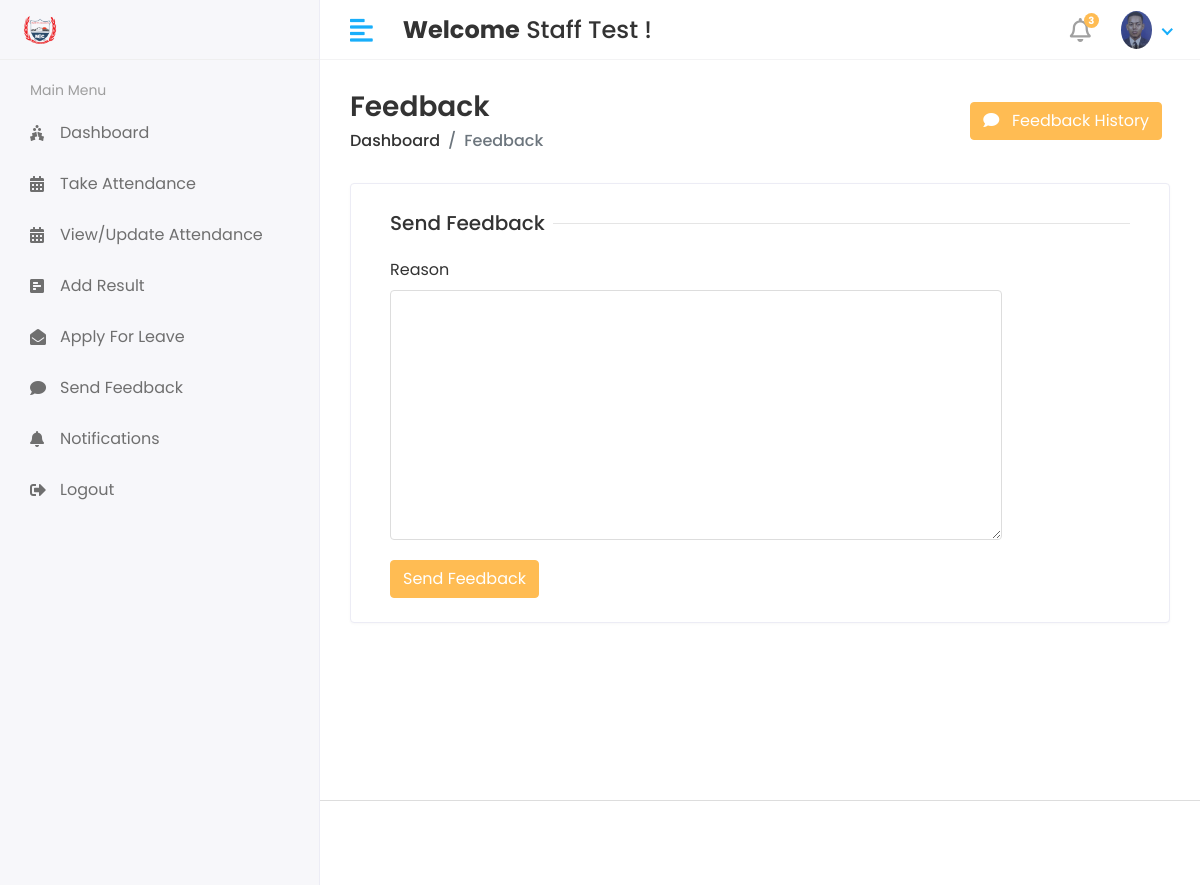
The page /staff/Feedback (signed in) on the database its author committed.
### smsapp/models.py (models this page shows)
class CustomUser(AbstractUser):
    USER = (
        (1,'HOD'),
        (2, 'STAFF'),
        (3, 'STUDENT'),
    )
    user_type = models.CharField(choices=USER, max_length=50, default=1)
    profile_pic = models.ImageField(upload_to='media/profile_pic')

### studentmanagementsystem/staff_views.py (the view)
# urls.py: path('staff/Feedback', staff_views.STAFF_FEEDBACK, name='staff_feedback'),
def STAFF_FEEDBACK(request):
    staff_id = Staff.objects.get(admin=request.user.id)
    feedback_history = Staff_Feedback.objects.filter(staff_id = staff_id)
    context = {
        'feedback_history':feedback_history,
    }
    return render(request,'staff/feedback.html',context)

### templates/staff/feedback.html (shortened to what this page needs)
{% extends 'base.html' %}
{% block content %}
 <div class="page-header">
                  <div class="row align-items-center">
                     <div class="col">
                        <h3 class="page-title">Feedback</h3>
                        <ul class="breadcrumb">
                           <li class="breadcrumb-item"><a href="index.html">Dashboard</a></li>
                           <li class="breadcrumb-item active">Feedback</li>
                        </ul>
                     </div>
                     <div class="col-auto text-right float-right ml-auto">
                        <button class="btn btn-primary mr-2" data-toggle="modal" data-target=".bd-example-modal-lg" type="button"><i class="fas fa-comment"></i>&nbsp;&nbsp; Feedback History</button>
                     </div>
                  </div>
               </div>
<div class="row">
<div class="col-sm-12">
<div class="card">
<div class="card-body">
<form method="post" action="{% url 'staff_feedback_save' %}">
<div class="col-12">
<h5 class="form-title"><span>Send Feedback</span></h5>
</div>
<div class="col-12 col-sm-10">
<div class="form-group">
<label>Reason</label>
    <textarea class="form-control" name="feedback" style="height:250px" required></textarea>
</div>
</div>
<div class="col-12">
<button type="submit" class="btn btn-primary">Send Feedback</button>
</div>
</form>
</div>
</div>
</div>
</div>
  </div>
</div>
{% endblock %}

### templates/includes/header.html (shortened to what this page needs)
{% load static %}
<div class="header">
   <div class="header-left">
    <a href="#" class="logo">
        <img src="{% static 'assets/img2/big.png' %}" alt="Logo">
    </a>
</div>
            <a href="javascript:void(0);" id="toggle_btn">
            <i class="fas fa-align-left"></i>
            </a>
            <div class="top-nav-search mt-3">
               <h4><strong>Welcome</strong>&nbsp<span>{{ user.first_name }} {{ user.last_name }}</span>&nbsp!</h4>
            </div>
            <ul class="nav user-menu">
               <li class="nav-item dropdown noti-dropdown">
                  <a href="#" class="dropdown-toggle nav-link" data-toggle="dropdown">
                  <i class="far fa-bell"></i> <span class="badge badge-pill">3</span>
                  </a>
               </li>
               <li class="nav-item dropdown has-arrow">
                  <a href="#" class="dropdown-toggle nav-link" data-toggle="dropdown">
                     {% if user.profile_pic == "" %}
                  <span class="user-img"><img class="rounded-circle" src="static 'assets/img/noimages" width="31" alt="Ryan Taylor"></span>
                     {% else %}
                  <span class="user-img"><img class="rounded-circle" src="/{{user.profile_pic}}" width="31" alt="Ryan Taylor"></span>
                  {% endif %}
                  </a>
               </li>
            </ul>
         </div>

### static/assets/css/style.css (style rules this page uses)
html { height: 100%; }
body { background-color: #fff; color: #333; font-family: 'Poppins', sans-serif; font-size: 1rem; height: 100%; line-height: 1.5; overflow-x: hidden; }
h1, h2, h3, h4, h5, h6 { font-family: 'Poppins', sans-serif; margin-top: 0; }
.form-control { border: 1px solid #ddd; box-shadow: none; color: #333; font-size: 15px; height: 40px; }
a { color: #009ce7; }
input, button, a { transition: all 0.4s ease; -moz-transition: all 0.4s ease; -o-transition: all 0.4s ease; -ms-transition: all 0.4s ease; -webkit-transition: all 0.4s ease; }
input, input:focus, button, button:focus { outline: none; }
textarea.form-control { resize: vertical; }
.form-group { margin-bottom: 1.25rem; }
ul, ol { padding: 0px; list-style: none; }
.btn-primary { background-color: #FFBC53; border: 1px solid #FFBC53; }
.card { border: 1px solid #ececf5; box-shadow: 0 1px 3px 0 rgba(0, 0, 0, 0.03); margin-bottom: 1.875rem; }
.card-body { padding: 1.5rem; }
.header { background-color: #fff; border-bottom: 1px solid #f3f3f4; left: 0; position: fixed; right: 0; top: 0; z-index: 1001; height: 60px; }
.header .header-left { float: left; height: 60px; padding: 0 20px; position: relative; width: 320px; z-index: 1; transition: all 0.2s ease-in-out; background-color: #f7f7fa; border-bottom: 1px solid #efefef; border-right: 1px solid #ececf5; display: flex; align-items: center; }
.header .header-left .logo { display: inline-block; line-height: 60px; }
.header .header-left .logo img { max-height: 40px; width: auto; }
.header .dropdown-toggle:after { display: none; }
.header .has-arrow .dropdown-toggle:after { border-top: 0; border-left: 0; border-bottom: 2px solid #18aefa; border-right: 2px solid #18aefa; content: ''; height: 8px; display: inline-block; pointer-events: none; -webkit-transform-origin: 66% 66%; -ms-transform-origin: 66% 66%; transform-origin: 66% 66%; -webkit-transform: rotate(45deg); -ms-transform: rotate(45deg); transform: rotate(45deg); -webkit-transition: all 0.15s ease-in-out; transition: all 0.15s ease-in-out; width: 8px; vertical-align: 0px; }
.user-menu { float: right; margin: 0; position: relative; z-index: 99; padding-right: 15px; }
.user-menu.nav > li > a { color: #a0a0a0; font-size: 14px; line-height: 58px; padding: 0 15px; height: 60px; }
.user-img { margin-right: 3px; position: relative; }
.top-nav-search { float: left; margin-left: 15px; }
.page-header { margin-bottom: 1.875rem; }
.page-header .breadcrumb { background-color: transparent; color: #6c757d; font-size: 1rem; font-weight: 500; margin-bottom: 0; padding: 0; }
.page-header .breadcrumb a { color: #333; }
.page-title { font-size: 28px; font-weight: 600; color: #333; margin-bottom: 5px; }
.user-menu.nav > li > a .badge { background-color: #FFBC53; display: block; font-size: 10px; font-weight: bold; height: 15px; width: 15px; position: absolute; right: 7px; top: 13px; color: #fff; padding: 3px; }
.user-menu.nav > li > a > i { font-size: 1.5rem; line-height: 60px; }
.form-title { width: 100%; max-width: 100%; padding: 0; font-size: 1.25rem; font-weight: 500; line-height: inherit; color: #333; white-space: normal; position: relative; display: block; margin-bottom: 20px; }
.form-title:before { content: ""; position: absolute; left: 0px; right: 0px; height: 1px; top: 50%; background-color: rgba(0, 0, 0, 0.1); }
.form-title span { padding: 0px 0.5rem 0 0; background-color: #fff; display: inline-block; z-index: 2; position: relative; }
@media (min-width: 992px) { #toggle_btn { align-items: center; color: #18aefa; display: inline-flex; float: left; font-size: 26px; height: 60px; justify-content: center; margin-left: 15px; padding: 0 15px; } }

### rows shown on the page
CustomUser: first_name "Staff", last_name "Test", profile_pic (picture)
